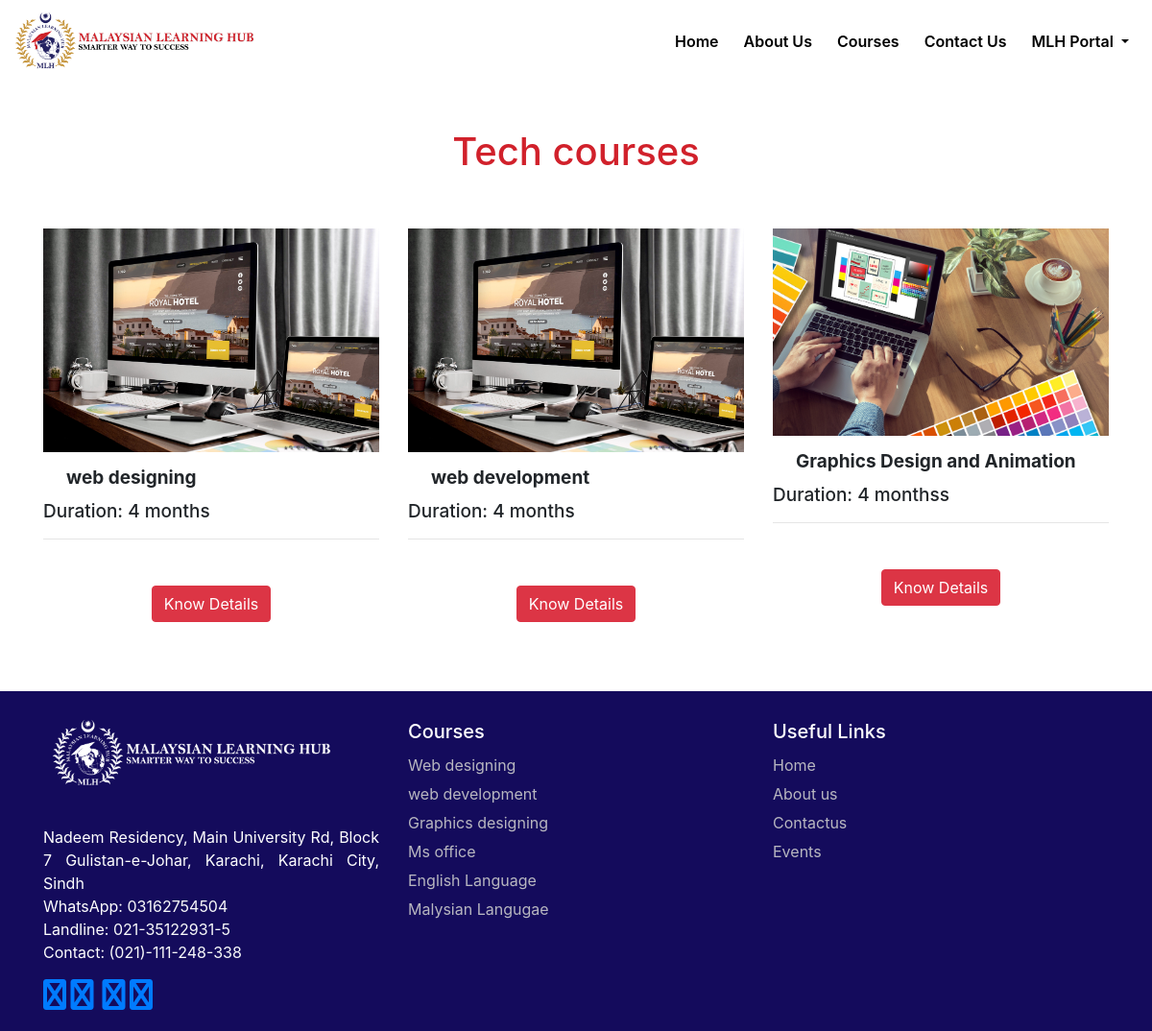
/courses.php, run on the app's committed database.
### tables this page shows
CREATE TABLE `courses` (
  `id` int(11) NOT NULL,
  `cname` varchar(50) NOT NULL,
  `duration` varchar(50) NOT NULL,
  `fess` int(11) NOT NULL,
  `img` varchar(50) NOT NULL,
  `description` varchar(50) NOT NULL
);

### courses.php (the view, shortened to what this page needs)
<?php
include 'nav.php';
include 'connection.php';
include 'Admin/includes/links.php';
?>
<!DOCTYPE html>
<html>
<head>
    <link rel="stylesheet" href="Admin/style.css">
</head>
<body>
    <div class="container mt-5">
        <div class="row">
            <div class="col-md-12">
                <h1 style="color:#d1212b;text-align:center;">Tech courses</h1>
            </div>
        </div>
    </div>
    <div class="container mt-5">
        <div class="row mt-5">
            <?php
            $query = "SELECT * FROM courses";
            $result = mysqli_query($connect, $query);
            while ($row = mysqli_fetch_assoc($result)) {
            ?>
                <div class="col-md-4 col-sm-6 col-lg-4 mb-10">
                    <div class="cards">
                        <img src="Admin/uploads/<?php echo $row["img"] ?>"  height="100">
                        <h5 class="card-title mt-3 px-4" style="font-size:19px;">
                            <?php echo $row["cname"]; ?>
                        </h5>
                        <h5 class="cards-title" style="font-size:19px;">
                            Duration: <?php echo $row["duration"]; ?>
                            <hr style="line-height: 2px solid black;">
                        </h5>
                        <div class="text-center mt-5">
                            <a href="coursedetails.php?id=<?php echo $row["id"]; ?>" class="btn btn-danger mb-5">Know Details</a>
                        </div>
                    </div>
                    <br>
                </div>
            <?php
            }
            ?>
        </div>
    </div>
</body>
</html>
<?php
include 'footer.php';
?>

### nav.php (shortened to what this page needs)
<!DOCTYPE html>
<html lang="en">
<head>
    <link rel="stylesheet" href="Admin/css/style.css">
    <?php
   include("Admin/includes/links.php");
    ?>
</head>
<body>
<nav class="navbar navbar-expand-lg navbar-light bg-white">
        <a class="navbar-brand" href="#">
            <img src="Images/mlhlogo.png" height="" alt="MLH"/>
        </a>
        <div class="collapse navbar-collapse" id="navbarNav">
            <ul class="navbar-nav ml-auto">
                <li class="nav-item">
                    <a class="nav-link" href="index.php" class="active">Home</a>
                </li>
                <li class="nav-item">
                    <a class="nav-link" href="Abouts.php">About Us</a>
                </li>
                <li class="nav-item">
                    <a class="nav-link" href="courses.php">Courses</a>
                </li>
                <li class="nav-item">
                    <a class="nav-link" href="contactus.php">Contact Us</a>
                </li>
                <li class="nav-item dropdown">
                    <a class="nav-link dropdown-toggle" href="#" id="navbarDropdown" role="button"
                        data-toggle="dropdown" aria-haspopup="true" aria-expanded="false">
                        MLH Portal
                    </a>
                </li>
            </ul>
        </div>
    </nav>
</body>
</body>
</html>

### Admin/includes/links.php (shortened to what this page needs)
<link rel="stylesheet" href="css/sb-admin-2.min.css">
<link rel="stylesheet" href="https://cdn.jsdelivr.net/npm/bootstrap@4.0.0/dist/css/bootstrap.min.css">
<link rel="stylesheet" href="https://cdnjs.cloudflare.com/ajax/libs/font-awesome/6.4.0/css/all.min.css" />

### footer.php (shortened to what this page needs)
<?php
   include 'Admin/includes/links.php';
?>
<!DOCTYPE html>
<html lang="en">
<head>
    <link rel="stylesheet" href="Admin/css/style.css">
</head>
<body>
<div style="background-color:#140B5C;margin:0px; padding:0px;padding-top: 30px;padding-bottom: 20px;">
        <div class="container">
            <div class="row">
                <div class="col-md-4">
                    <div>
                        <img src="Images/mlh-white-logo.png" style="height:70px;margin-left:10px;margin-bottom:20px;"/>
                    </div>
                    <p class="text-justify" style="color:white; font-size:16px;margin-top:20px">
                    Nadeem Residency, Main University Rd, Block 7 Gulistan-e-Johar, Karachi, Karachi City, Sindh<br>
                        WhatsApp:<a class="text-light text-decoration-none" href="https://wa.me/+923162754504"> 03162754504</a> <br>
                        Landline:<a class="text-light text-decoration-none" href="tel:021-35122931-5"> 021-35122931-5</a> <br>
                        Contact: <a class="text-light text-decoration-none" href="tel:021-111-248-338"> (021)-111-248-338</a>
</p>
                    <div class="social-icons">
                        <a href="https://www.facebook.com/SHU.Pakistan/"><i id="social-fb" class="fa fa-facebook-square fa-2x social"></i></a>
                        <a href="https://twitter.com/SHUPakistan"><i id="social-tw" class="fa fa-twitter-square fa-2x social"></i></a>
                        <a href="https://www.youtube.com/channel/UCnn1dV5JucCJ9xoy0o4TgOw/videos?view_as=subscriber"><i id="social-em" class="fa fa-youtube-square fa-2x social"></i></a>
                        <a href="https://www.instagram.com/shu.pakistan/"><i id="social-em" class="fa fa-instagram fa-2x social"></i></a>
                    </div>
                </div>
                <div class="col-md-4 text-white">
                    <h5>Courses</h5>
                    <ul class="list-unstyled cus_li" style="line-height:30px">
                    <li><a href="#">Web designing</a></li>
                    <li><a href="#">web development</a></li>
                    <li><a href="#">Graphics designing</a></li>
                    <li><a href="#">Ms office</a></li>
                    <li><a href="#">English Language</a></li>
                    <li><a href="#">Malysian Langugae</a></li>
                    </ul>
                </div>
                <div class="col-md-4 text-white">
                    <h5>Useful Links </h5>
                    <ul class="list-unstyled cus_li" style="line-height:30px">
                        <li><a href="index.php">Home</a></li>
                        <li><a href="Abouts.php">About us</a></li>
                        <li><a href="contactus.php">Contactus</a></li>
                        <li><a href="Events.php">Events</a></li>
                    </ul>
                </div>
            </div>
        </div>
    </div>
</body>
</html>

### Admin/css/style.css (style rules this page uses)
* { margin:0; padding:0px; }
.navbar-brand img { height: 60px; }
.navbar-nav li { margin-left: 10px; }
.navbar-nav li a { color: black; font-weight: 600; }
.navbar-light .navbar-nav .nav-link { color: black; }
.col-md-4 ul li a { color:#B8B7C0; }
.card-title { font-weight: 700; font-size: 1.5em; position: relative; transition: color 0.3s; }
.card-title::after { content: ""; position: absolute; left: 0; bottom: -2px; width: 100%; height: 2px; background-color: #007bff; transform: scaleX(0); transform-origin: left; transition: transform 0.3s; }
.cards { position: relative; overflow: hidden; }
.cards::before { content: ''; position: absolute; top: 0; left: 0; width: 100%; height: 100%; background-color: rgba(0, 0, 0, 0.5); opacity: 0; transition: opacity 0.3s ease; }
.cards img { width: 100%; height: auto; object-fit: cover; }

### data on the page
courses: img (picture), cname "web designing", duration "4 months"
courses: img (picture), cname "web development", duration "4 months"
courses: img (picture), cname "Graphics Design and Animation", duration "4 monthss"
